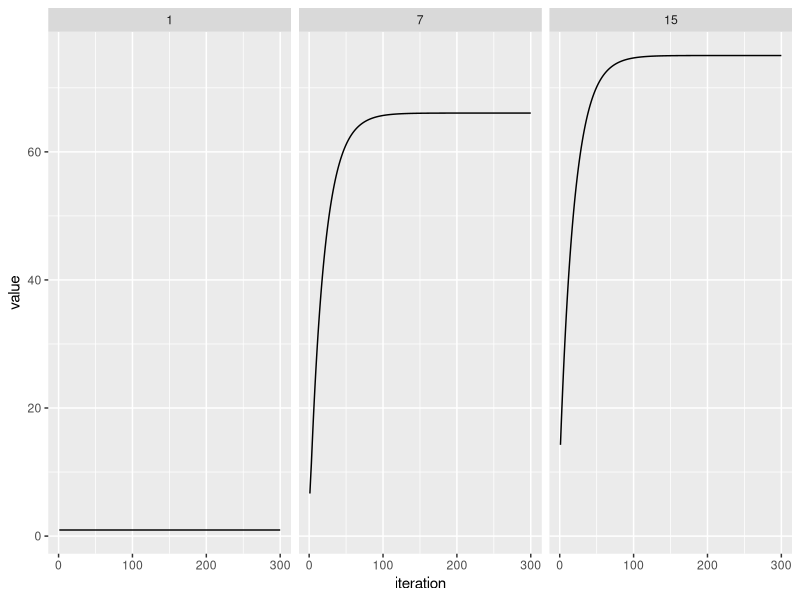
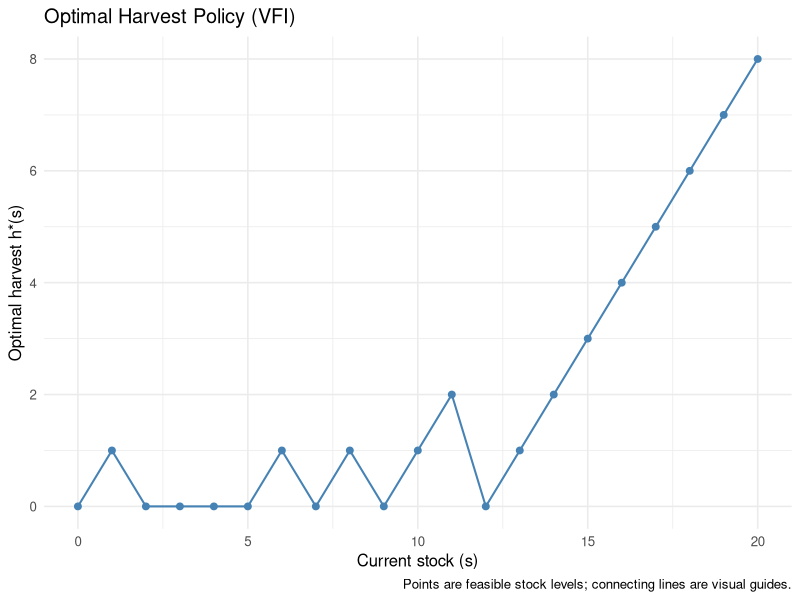
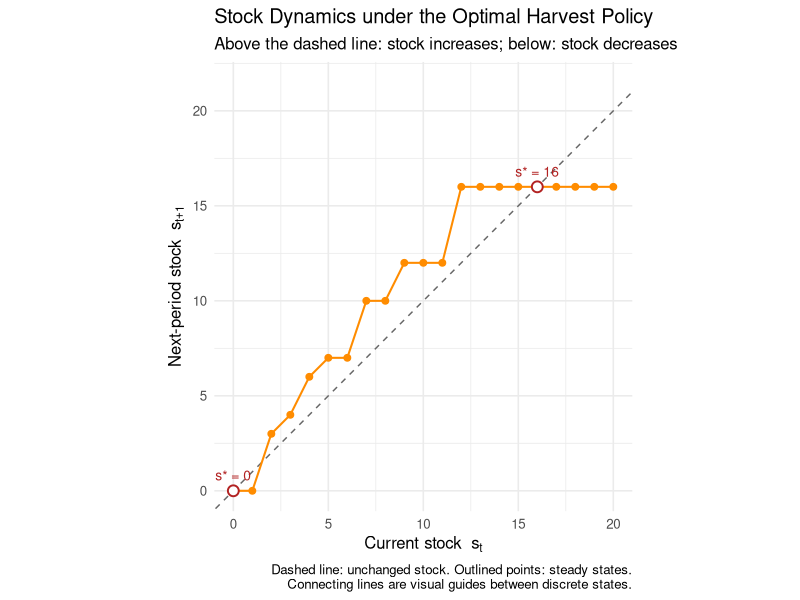
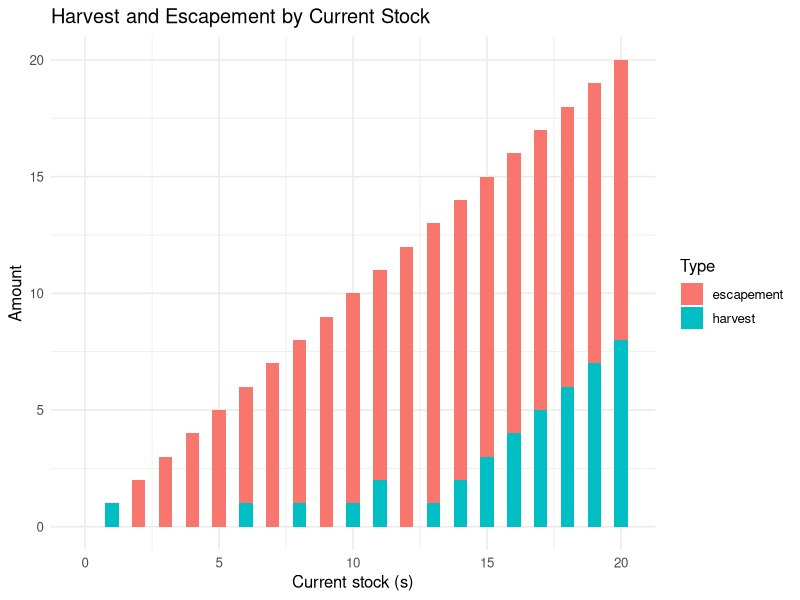

Recreate these plots in R, in order.
# -------------------------------------------
# Infinite-horizon fishery: discrete VFI example
# AREC 615 - Dynamic Programming in Economics
# -------------------------------------------

# Parameters
beta <- 0.95    # discount factor
r <- 0.5        # intrinsic growth rate
K <- 30         # carrying capacity
p <- 1          # price per unit harvest
c <- 0.05          # cost per unit harvest

# State space (discrete stock levels)
Smax <- 20
S <- 0:Smax

# Logistic growth function (deterministic)
G <- function(x) {
  x_next <- x + r * x * (1 - x / K)
  # keep within bounds and round to nearest integer state
  pmax(0, pmin(Smax, round(x_next)))
}

# Initialize value and policy
V <- rep(0, length(S))
Vstor <- vector("list", length = 0)
policy <- rep(0, length(S))

# Convergence settings
tol <- 1e-8
diff <- Inf
iter <- 0
max_iter <- 10000

# -------------------------------------------
# Value Function Iteration
# -------------------------------------------

while (diff > tol && iter < max_iter) {
  V_new <- numeric(length(S))
  for (ii in seq_along(S)) {
    s <- S[ii]
    # feasible harvests h = 0,...,s
    h_set <- 0:s
    # next state after harvest
    s_next <- G(s - h_set)
    # current payoff
    profit <- (p - c) * h_set
    # Bellman RHS for each h
    val_h <- profit + beta * V[s_next + 1]  # +1 for R's 1-indexing
    # choose best
    V_new[ii] <- max(val_h)
    policy[ii] <- h_set[which.max(val_h)]
  }
  diff <- max(abs(V_new - V))
  V <- V_new
  iter <- iter + 1
  Vstor[[iter]] <- V
}

cat("VFI converged in", iter, "iterations.\n")

# -------------------------------------------
# Results
# -------------------------------------------
library(tidyverse)
#Plot how elements of the value function evolve over iterations
to_plot <- map(1:21, function(i) {
  data.frame(
    stock = i - 1,
    value = map_dbl(Vstor, i),
    iteration = 1:iter
  )}) %>%
  bind_rows()

to_plot %>%
  filter(#iteration %% 10 == 0 | iteration == 1 | iteration == iter,
         iteration %in% c(1:300),
         stock %in% c(1,7,15)) %>%
  ggplot(aes(x = iteration, y = value)) +
  geom_line() +
  facet_wrap(~ stock, ncol = 5) 


results <- data.frame(
  stock = S,
  value = round(V, 3),
  harvest = policy,
  escapement = S - policy
)

print(results, row.names = FALSE)

# Plot the optimal harvest policy at each feasible stock.
policy_plot <- ggplot(results, aes(x = stock, y = harvest)) +
  geom_line(color = "steelblue", linewidth = 0.7) +
  geom_point(color = "steelblue", size = 2) +
  scale_x_continuous(breaks = scales::breaks_pretty()) +
  labs(
    title = "Optimal Harvest Policy (VFI)",
    x = "Current stock (s)", y = "Optimal harvest h*(s)",
    caption = "Points are feasible stock levels; connecting lines are visual guides."
  ) +
  theme_minimal(base_size = 12)
print(policy_plot)

# -------------------------------------------
# Phase diagram: stock dynamics under optimal policy
# -------------------------------------------

results$next_stock <- G(results$escapement)
# Identify every exact fixed point on the discrete grid, including extinction.
steady_states <- results %>% filter(next_stock == stock)

phase_plot <- ggplot(results, aes(x = stock, y = next_stock)) +
  geom_abline(intercept = 0, slope = 1, linetype = "dashed", color = "gray40") +
  geom_line(color = "darkorange", linewidth = 0.7) +
  geom_point(color = "darkorange", size = 2) +
  geom_point(data = steady_states, shape = 21, fill = "white",
             color = "firebrick", size = 3, stroke = 1) +
  geom_text(data = steady_states, aes(label = paste0("s* = ", stock)),
            nudge_y = 0.8, color = "firebrick", size = 3.5) +
  coord_equal(xlim = c(0, Smax), ylim = c(0, Smax + 1.5)) +
  labs(
    title = "Stock Dynamics under the Optimal Harvest Policy",
    subtitle = "Above the dashed line: stock increases; below: stock decreases",
    x = expression(paste("Current stock  ", s[t])),
    y = expression(paste("Next-period stock  ", s[t+1])),
    caption = paste(
      "Dashed line: unchanged stock. Outlined points: steady states.",
      "Connecting lines are visual guides between discrete states.",
      sep = "\n"
    )
  ) +
  theme_minimal(base_size = 12)
print(phase_plot)

# Harvest and escapement at every stock
composition_plot <- results %>%
  pivot_longer(cols = c(harvest, escapement),
               names_to = "type", values_to = "amount") %>%
  ggplot(aes(x = stock, y = amount, fill = type)) +
  geom_col(width = 0.5) +
  labs(title = "Harvest and Escapement by Current Stock",
       x = "Current stock (s)", y = "Amount", fill = "Type") +
  theme_minimal(base_size = 12)
print(composition_plot)
